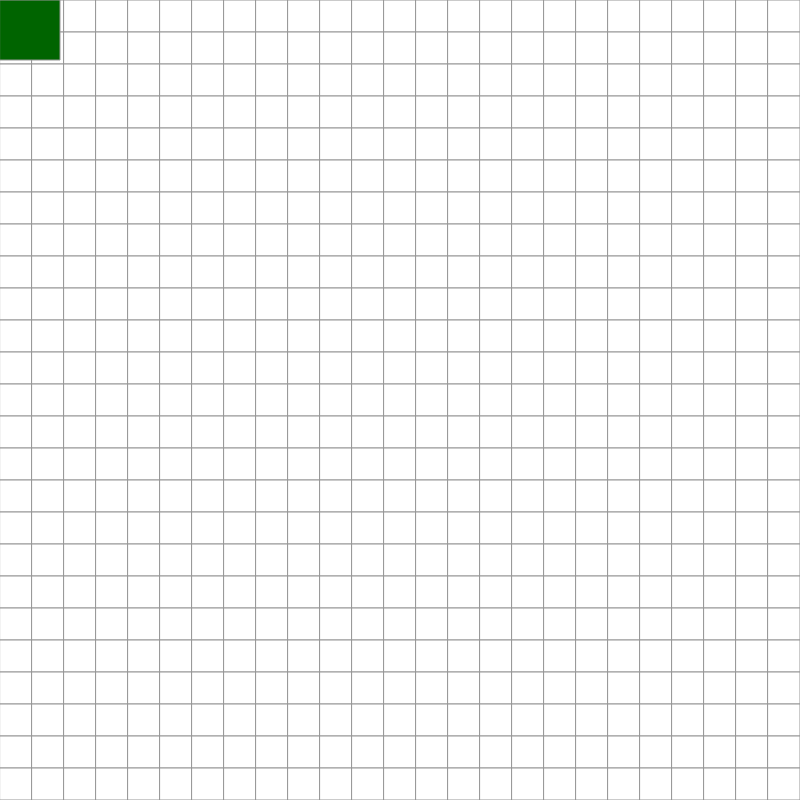
Frame 1 (no input)
Frame 60 (no input): identical to frame 1, image omitted
Frame 120 (the mouse pressed at the canvas centre since frame 60): identical to frame 1, image omitted

The p5.js sketch that drew this single still picture (run headless with seeded random() and noise() and a simulated clock; from frame 60 on, the mouse is pressed at the canvas centre):

// p5.js sketch
// ── sketch.js
const canvasSize = config.canvasSize
const nbOfCellPerLine = config.nbOfCellPerLine
const colorAlive = config.colorAlive
const colorDead = config.colorDead

const cellSize = canvasSize/nbOfCellPerLine
let state = 0
let justDragged = false

class Cell {
  constructor(offsetX, offsetY) {
    this.offsetX = offsetX
    this.offsetY = offsetY

    this.x = Math.round(offsetX/cellSize)
    this.y = Math.round(offsetY/cellSize)

    this.color = colorDead

    this.index = this.y * nbOfCellPerLine + this.x +1
  
    this.nextGenState = "unknown"
    this.aliveList = []
  }

  show () {
    fill(this.color)
    stroke(150)
    rect(this.offsetX, this.offsetY, cellSize, cellSize)
    fill(0, 102, 153)
    textSize(10);

    // DEBUG
    // text(`${this.index}`, this.offsetX+15, this.offsetY+30);
    // text(`${this.coo} ${grid[this.x][this.y].coo} ${[this.x, this.y]}`, this.offsetX+5, this.offsetY+30);
    // text(`${this.index} ${this.nextGenState}`, this.offsetX+5, this.offsetY+30);
  
  }

  colorSwitch () {
    if (this.color != colorAlive) {
      this.color = colorAlive
      this.nextGenState = colorAlive
    } else {
      this.color = colorDead
      this.nextGenState = colorDead
    }
  }

  evaluate () {

    if (this.x>0 && this.x<nbOfCellPerLine-1 && this.y>0 && this.y<nbOfCellPerLine-1) {
      try {
        this.aliveList = [
        grid[this.y-1][this.x-1].isAlive,
        grid[this.y-1][this.x].isAlive,
        grid[this.y-1][this.x+1].isAlive,
        
        grid[this.y][this.x-1].isAlive,
        grid[this.y][this.x+1].isAlive,
        
        grid[this.y+1][this.x-1].isAlive,
        grid[this.y+1][this.x].isAlive,
        grid[this.y+1][this.x+1].isAlive,
      ]
    } catch (e) {
      console.log(this.coo)
    }

      let aliveNeighbours = this.aliveList.filter((x) => x === true).length

      if (this.isAlive && (aliveNeighbours < 2 || aliveNeighbours > 3)) {
        this.nextGenState = colorDead
        
      } else if (this.isAlive) {
        this.nextGenState = colorAlive
      
      } else if (!this.isAlive && aliveNeighbours === 3) {
        this.nextGenState = colorAlive
      }
    }

  }

  apply () {
    this.color = this.nextGenState
  }

  get coo () { 
    return [this.x, this.y]
  }

  get isAlive () {
    return this.color === colorAlive ? true : false
  }
}

let grid = []
for (let ar = 0; ar <nbOfCellPerLine; ar++) {
  grid.push([])
}

function setup() {
  createCanvas(canvasSize, canvasSize);
  for (let x = 0; x<nbOfCellPerLine; x++) {
    for (let y = 0; y<nbOfCellPerLine; y++) {
      grid[y].push(new Cell(x*cellSize, y*cellSize))
    }
  }  
}

function draw() {
  background(200);
  for (const line of grid) {
    for (const cell of line) {
      cell.show()
    }
  }
  
  if (state != 0) {
    fill(color(100, 0, 0))
  } else if (state === 0) {
    fill(color(0, 100, 0))
  }
  rect(0, 0, 60, 60)
}


function mouseClicked() {
  if (mouseX < 60 && mouseY < 60) {
    if (state === 0) {
      state = setInterval(() => {
      for (const line of grid) {
        for (const cell of line) {
          cell.evaluate()
        }
      }
      for (const line of grid) {
        for (const cell of line) {
          cell.apply()
        }
      }
    }, 200)
  } else if (state != 0) {
    clearInterval(state)
    state = 0
  }
    return
  }

  let x = Math.floor(mouseX/cellSize)
  let y = Math.floor(mouseY/cellSize)

  if (!justDragged && x>=0 && x<nbOfCellPerLine && y>=0 && y<nbOfCellPerLine) {
    // console.log(`Clicked: ${x},${y}`)
    grid[y][x].colorSwitch()
  }
}

function mouseDragged() {
  let x = Math.floor(mouseX/cellSize)
  let y = Math.floor(mouseY/cellSize)

  if (x>=0 && x<nbOfCellPerLine && y>=0 && y<nbOfCellPerLine) {
    // console.log([x, y, nbOfCellPerLine])
    grid[y][x].color = colorAlive
    grid[y][x].nextGenState = colorAlive
  }


  justDragged = true
  
}

function mouseReleased() {
  setTimeout(() => {
    justDragged = false
  }, 500);
}
// ── config.js
const config = {
    canvasSize: 800,
    nbOfCellPerLine: 25,
    colorAlive: 0,
    colorDead: 255
}
// ── style.css
html, body, main {
  margin: 0;
  padding: 0;
}

main {
  width: 100vw;
  height: 100vh;
  display: flex;
  justify-content: center;
  align-items: center;
}

canvas {
  display: block;
  height: 98vh !important;
  width: 98vh !important;
  aspect-ratio: 1/1;
  /* margin-inline: auto;s */
}
